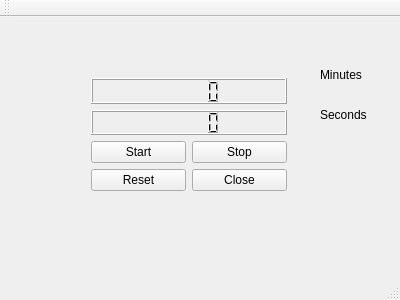
<?xml version="1.0" encoding="UTF-8"?>
<ui version="4.0">
 <class>MainWindow</class>
 <widget class="QMainWindow" name="MainWindow">
  <property name="geometry">
   <rect>
    <x>0</x>
    <y>0</y>
    <width>400</width>
    <height>300</height>
   </rect>
  </property>
  <property name="windowTitle">
   <string>MainWindow</string>
  </property>
  <widget class="QWidget" name="centralWidget">
   <widget class="QWidget" name="verticalLayoutWidget">
    <property name="geometry">
     <rect>
      <x>80</x>
      <y>50</y>
      <width>218</width>
      <height>135</height>
     </rect>
    </property>
    <layout class="QVBoxLayout" name="verticalLayout">
     <item>
      <widget class="QLCDNumber" name="lcdNumberMin"/>
     </item>
     <item>
      <widget class="QLCDNumber" name="lcdNumberSec"/>
     </item>
     <item>
      <layout class="QGridLayout" name="gridLayout_3">
       <item row="4" column="1">
        <widget class="QPushButton" name="closeButton">
         <property name="text">
          <string>Close</string>
         </property>
        </widget>
       </item>
       <item row="3" column="0">
        <widget class="QPushButton" name="startButton">
         <property name="text">
          <string>Start</string>
         </property>
        </widget>
       </item>
       <item row="3" column="1">
        <widget class="QPushButton" name="stopButton">
         <property name="text">
          <string>Stop</string>
         </property>
        </widget>
       </item>
       <item row="4" column="0">
        <widget class="QPushButton" name="resetButton">
         <property name="text">
          <string>Reset</string>
         </property>
        </widget>
       </item>
      </layout>
     </item>
    </layout>
   </widget>
   <widget class="QLabel" name="label">
    <property name="geometry">
     <rect>
      <x>320</x>
      <y>50</y>
      <width>58</width>
      <height>16</height>
     </rect>
    </property>
    <property name="text">
     <string>Minutes</string>
    </property>
   </widget>
   <widget class="QLabel" name="label_2">
    <property name="geometry">
     <rect>
      <x>320</x>
      <y>90</y>
      <width>58</width>
      <height>16</height>
     </rect>
    </property>
    <property name="text">
     <string>Seconds</string>
    </property>
   </widget>
  </widget>
  <widget class="QMenuBar" name="menuBar">
   <property name="geometry">
    <rect>
     <x>0</x>
     <y>0</y>
     <width>400</width>
     <height>24</height>
    </rect>
   </property>
  </widget>
  <widget class="QToolBar" name="mainToolBar">
   <attribute name="toolBarArea">
    <enum>TopToolBarArea</enum>
   </attribute>
   <attribute name="toolBarBreak">
    <bool>false</bool>
   </attribute>
  </widget>
  <widget class="QStatusBar" name="statusBar"/>
 </widget>
 <layoutdefault spacing="6" margin="11"/>
 <resources/>
 <connections/>
</ui>
